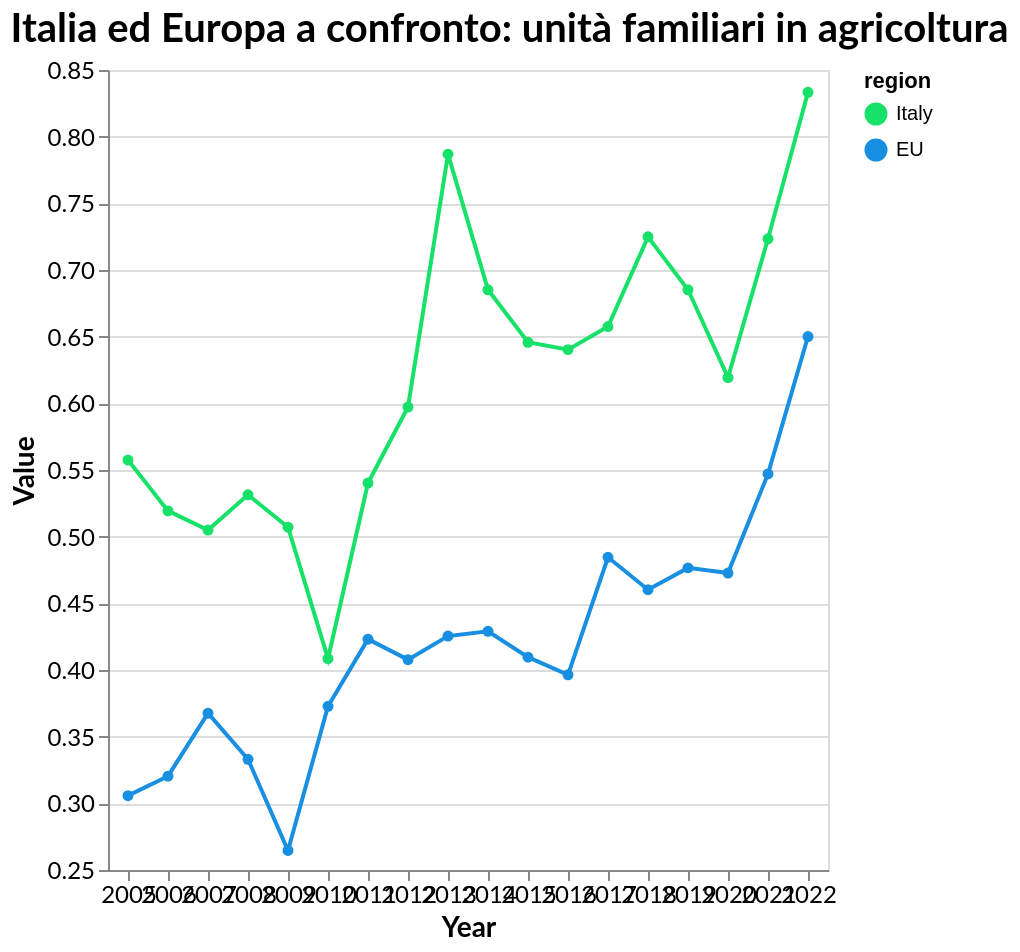

Source (Vega-Lite JSON):
### Vega-Lite specification from a JSON file in a GitHub repository (floating-point values rounded to 4 significant figures)
{"$schema": "https://vega.github.io/schema/vega-lite/v5.17.0.json", "config": {"axis": {"labelFont": "Lato", "labelFontSize": 12, "titleFont": "Lato", "titleFontSize": 14}, "background": "transparent", "title": {"anchor": "start", "color": "black", "font": "Lato", "fontSize": 20}}, "data": {"name": "data-044dc5f01c804be26608afa4eef1e978"}, "datasets": {"data-044dc5f01c804be26608afa4eef1e978": [{"TIME_PERIOD": 2005, "region": "Italy", "value": 0.5574}, {"TIME_PERIOD": 2006, "region": "Italy", "value": 0.5193}, {"TIME_PERIOD": 2007, "region": "Italy", "value": 0.5049}, {"TIME_PERIOD": 2008, "region": "Italy", "value": 0.5314}, {"TIME_PERIOD": 2009, "region": "Italy", "value": 0.5071}, {"TIME_PERIOD": 2010, "region": "Italy", "value": 0.4085}, {"TIME_PERIOD": 2011, "region": "Italy", "value": 0.5402}, {"TIME_PERIOD": 2012, "region": "Italy", "value": 0.5972}, {"TIME_PERIOD": 2013, "region": "Italy", "value": 0.7869}, {"TIME_PERIOD": 2014, "region": "Italy", "value": 0.6851}, {"TIME_PERIOD": 2015, "region": "Italy", "value": 0.6458}, {"TIME_PERIOD": 2016, "region": "Italy", "value": 0.6403}, {"TIME_PERIOD": 2017, "region": "Italy", "value": 0.6576}, {"TIME_PERIOD": 2018, "region": "Italy", "value": 0.7249}, {"TIME_PERIOD": 2019, "region": "Italy", "value": 0.6852}, {"TIME_PERIOD": 2020, "region": "Italy", "value": 0.6194}, {"TIME_PERIOD": 2021, "region": "Italy", "value": 0.7234}, {"TIME_PERIOD": 2022, "region": "Italy", "value": 0.8332}, {"TIME_PERIOD": 2005, "region": "EU", "value": 0.3058}, {"TIME_PERIOD": 2006, "region": "EU", "value": 0.3204}, {"TIME_PERIOD": 2007, "region": "EU", "value": 0.3676}, {"TIME_PERIOD": 2008, "region": "EU", "value": 0.3331}, {"TIME_PERIOD": 2009, "region": "EU", "value": 0.2646}, {"TIME_PERIOD": 2010, "region": "EU", "value": 0.3728}, {"TIME_PERIOD": 2011, "region": "EU", "value": 0.4231}, {"TIME_PERIOD": 2012, "region": "EU", "value": 0.4078}, {"TIME_PERIOD": 2013, "region": "EU", "value": 0.4254}, {"TIME_PERIOD": 2014, "region": "EU", "value": 0.429}, {"TIME_PERIOD": 2015, "region": "EU", "value": 0.4096}, {"TIME_PERIOD": 2016, "region": "EU", "value": 0.3964}, {"TIME_PERIOD": 2017, "region": "EU", "value": 0.4845}, {"TIME_PERIOD": 2018, "region": "EU", "value": 0.4602}, {"TIME_PERIOD": 2019, "region": "EU", "value": 0.4766}, {"TIME_PERIOD": 2020, "region": "EU", "value": 0.4727}, {"TIME_PERIOD": 2021, "region": "EU", "value": 0.5471}, {"TIME_PERIOD": 2022, "region": "EU", "value": 0.6501}]}, "encoding": {"color": {"field": "region", "scale": {"domain": ["Italy", "EU"], "range": ["#18E169", "#188FE1"]}, "type": "nominal"}, "tooltip": [{"field": "TIME_PERIOD", "title": "Year", "type": "ordinal"}, {"field": "value", "title": "Percentage", "type": "quantitative"}], "x": {"axis": {"labelAngle": 0}, "field": "TIME_PERIOD", "title": "Year", "type": "ordinal"}, "y": {"field": "value", "scale": {"zero": false}, "title": "Value", "type": "quantitative"}}, "height": 400, "mark": {"point": true, "type": "line"}, "title": "Italia ed Europa a confronto: unità familiari in agricoltura", "width": "container"}
